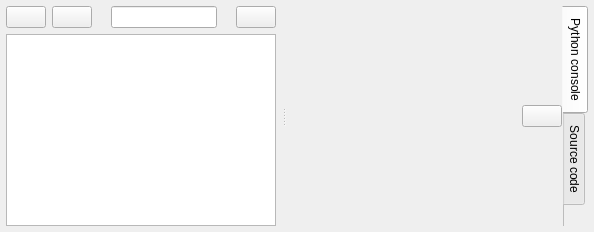
      <widget class="QWidget" name="main_console_tab">
       <attribute name="icon">
        <iconset resource="icons.qrc">
         <normaloff>:/Icons/icons/console.svg</normaloff>:/Icons/icons/console.svg</iconset>
       </attribute>
       <attribute name="title">
        <string>Scripting</string>
       </attribute>
       <layout class="QVBoxLayout" name="verticalLayout_22">
        <property name="leftMargin">
         <number>0</number>
        </property>
        <property name="topMargin">
         <number>0</number>
        </property>
        <property name="rightMargin">
         <number>0</number>
        </property>
        <property name="bottomMargin">
         <number>0</number>
        </property>
        <item>
         <widget class="QFrame" name="frame_10">
          <property name="frameShape">
           <enum>QFrame::Shape::NoFrame</enum>
          </property>
          <property name="frameShadow">
           <enum>QFrame::Shadow::Raised</enum>
          </property>
          <layout class="QVBoxLayout" name="verticalLayout_34">
           <property name="leftMargin">
            <number>0</number>
           </property>
           <property name="topMargin">
            <number>0</number>
           </property>
           <property name="rightMargin">
            <number>0</number>
           </property>
           <property name="bottomMargin">
            <number>0</number>
           </property>
           <item>
            <widget class="QSplitter" name="splitter_4">
             <property name="orientation">
              <enum>Qt::Orientation::Horizontal</enum>
             </property>
             <widget class="QFrame" name="frame_11">
              <property name="frameShape">
               <enum>QFrame::Shape::NoFrame</enum>
              </property>
              <property name="frameShadow">
               <enum>QFrame::Shadow::Raised</enum>
              </property>
              <layout class="QVBoxLayout" name="verticalLayout_35">
               <property name="leftMargin">
                <number>6</number>
               </property>
               <property name="topMargin">
                <number>6</number>
               </property>
               <property name="rightMargin">
                <number>6</number>
               </property>
               <property name="bottomMargin">
                <number>6</number>
               </property>
               <item>
                <widget class="QFrame" name="frame_55">
                 <property name="frameShape">
                  <enum>QFrame::Shape::NoFrame</enum>
                 </property>
                 <property name="frameShadow">
                  <enum>QFrame::Shadow::Raised</enum>
                 </property>
                 <layout class="QHBoxLayout" name="horizontalLayout_3">
                  <property name="leftMargin">
                   <number>0</number>
                  </property>
                  <property name="topMargin">
                   <number>0</number>
                  </property>
                  <property name="rightMargin">
                   <number>0</number>
                  </property>
                  <property name="bottomMargin">
                   <number>0</number>
                  </property>
                  <item>
                   <widget class="QPushButton" name="clearSourceCodeButton">
                    <property name="toolTip">
                     <string>New script, will delete the existing code.</string>
                    </property>
                    <property name="text">
                     <string/>
                    </property>
                    <property name="icon">
                     <iconset resource="icons.qrc">
                      <normaloff>:/Icons/icons/new2c.svg</normaloff>:/Icons/icons/new2c.svg</iconset>
                    </property>
                   </widget>
                  </item>
                  <item>
                   <widget class="QPushButton" name="saveSourceCodeButton">
                    <property name="toolTip">
                     <string>Save the current source code</string>
                    </property>
                    <property name="text">
                     <string/>
                    </property>
                    <property name="icon">
                     <iconset resource="icons.qrc">
                      <normaloff>:/Icons/icons/save.svg</normaloff>:/Icons/icons/save.svg</iconset>
                    </property>
                   </widget>
                  </item>
                  <item>
                   <widget class="QLabel" name="label_91">
                    <property name="text">
                     <string/>
                    </property>
                   </widget>
                  </item>
                  <item>
                   <widget class="QLineEdit" name="sourceCodeNameLineEdit">
                    <property name="toolTip">
                     <string>Name of the source code file</string>
                    </property>
                   </widget>
                  </item>
                  <item>
                   <widget class="QLabel" name="label_98">
                    <property name="text">
                     <string/>
                    </property>
                   </widget>
                  </item>
                  <item>
                   <widget class="QPushButton" name="runSourceCodeButton">
                    <property name="toolTip">
                     <string>Run the source code in the console</string>
                    </property>
                    <property name="text">
                     <string/>
                    </property>
                    <property name="icon">
                     <iconset resource="icons.qrc">
                      <normaloff>:/Icons/icons/next.svg</normaloff>:/Icons/icons/next.svg</iconset>
                    </property>
                   </widget>
                  </item>
                 </layout>
                </widget>
               </item>
               <item>
                <widget class="QPlainTextEdit" name="sourceCodeTextEdit">
                 <property name="frameShape">
                  <enum>QFrame::Shape::StyledPanel</enum>
                 </property>
                </widget>
               </item>
              </layout>
             </widget>
             <widget class="QSplitter" name="console_splitter">
              <property name="orientation">
               <enum>Qt::Orientation::Vertical</enum>
              </property>
              <widget class="QFrame" name="frame_53">
               <property name="frameShape">
                <enum>QFrame::Shape::NoFrame</enum>
               </property>
               <property name="frameShadow">
                <enum>QFrame::Shadow::Raised</enum>
               </property>
               <layout class="QVBoxLayout" name="verticalLayout_32">
                <property name="leftMargin">
                 <number>6</number>
                </property>
                <property name="topMargin">
                 <number>6</number>
                </property>
                <property name="rightMargin">
                 <number>6</number>
                </property>
                <property name="bottomMargin">
                 <number>6</number>
                </property>
                <item>
                 <widget class="QTabWidget" name="tabWidget_2">
                  <property name="tabPosition">
                   <enum>QTabWidget::TabPosition::East</enum>
                  </property>
                  <property name="currentIndex">
                   <number>0</number>
                  </property>
                  <property name="documentMode">
                   <bool>true</bool>
                  </property>
                  <property name="tabsClosable">
                   <bool>false</bool>
                  </property>
                  <property name="movable">
                   <bool>true</bool>
                  </property>
                  <widget class="QWidget" name="pythonConsoleTab">
                   <attribute name="icon">
                    <iconset resource="icons.qrc">
                     <normaloff>:/Icons/icons/console.svg</normaloff>:/Icons/icons/console.svg</iconset>
                   </attribute>
                   <attribute name="title">
                    <string>Python console</string>
                   </attribute>
                   <layout class="QVBoxLayout" name="verticalLayout_33">
                    <property name="leftMargin">
                     <number>0</number>
                    </property>
                    <property name="topMargin">
                     <number>0</number>
                    </property>
                    <property name="rightMargin">
                     <number>0</number>
                    </property>
                    <property name="bottomMargin">
                     <number>0</number>
                    </property>
                    <item>
                     <widget class="QFrame" name="consoleFrame">
                      <property name="frameShape">
                       <enum>QFrame::Shape::NoFrame</enum>
                      </property>
                      <property name="frameShadow">
                       <enum>QFrame::Shadow::Plain</enum>
                      </property>
                      <layout class="QVBoxLayout" name="verticalLayout_16">
                       <property name="leftMargin">
                        <number>0</number>
                       </property>
                       <property name="topMargin">
                        <number>0</number>
                       </property>
                       <property name="rightMargin">
                        <number>0</number>
                       </property>
                       <property name="bottomMargin">
                        <number>0</number>
                       </property>
                       <item>
                        <widget class="QFrame" name="frame_57">
                         <property name="frameShape">
                          <enum>QFrame::Shape::NoFrame</enum>
                         </property>
                         <property name="frameShadow">
                          <enum>QFrame::Shadow::Raised</enum>
                         </property>
                         <layout class="QHBoxLayout" name="horizontalLayout_11">
                          <property name="leftMargin">
                           <number>0</number>
                          </property>
                          <property name="topMargin">
                           <number>0</number>
                          </property>
                          <property name="rightMargin">
                           <number>0</number>
                          </property>
                          <property name="bottomMargin">
                           <number>0</number>
                          </property>
                          <item>
                           <spacer name="horizontalSpacer_11">
                            <property name="orientation">
                             <enum>Qt::Orientation::Horizontal</enum>
                            </property>
                            <property name="sizeHint" stdset="0">
                             <size>
                              <width>40</width>
                              <height>20</height>
                             </size>
                            </property>
                           </spacer>
                          </item>
                          <item>
                           <widget class="QPushButton" name="clearConsoleButton">
                            <property name="toolTip">
                             <string>Clear the console</string>
                            </property>
                            <property name="text">
                             <string/>
                            </property>
                            <property name="icon">
                             <iconset resource="icons.qrc">
                              <normaloff>:/Icons/icons/clear_runs.svg</normaloff>:/Icons/icons/clear_runs.svg</iconset>
                            </property>
                           </widget>
                          </item>
                         </layout>
                        </widget>
                       </item>
                       <item>
                        <layout class="QVBoxLayout" name="consoleLayout"/>
                       </item>
                      </layout>
                     </widget>
                    </item>
                   </layout>
                  </widget>
                  <widget class="QWidget" name="sourceCodeTab">
                   <attribute name="icon">
                    <iconset resource="icons.qrc">
                     <normaloff>:/Icons/icons/data.svg</normaloff>:/Icons/icons/data.svg</iconset>
                   </attribute>
                   <attribute name="title">
                    <string>Source code</string>
                   </attribute>
                   <layout class="QVBoxLayout" name="verticalLayout_39">
                    <property name="leftMargin">
                     <number>6</number>
                    </property>
                    <property name="topMargin">
                     <number>0</number>
                    </property>
                    <property name="rightMargin">
                     <number>6</number>
                    </property>
                    <property name="bottomMargin">
                     <number>0</number>
                    </property>
                    <item>
                     <widget class="QTreeView" name="sourceCodeTreeView">
                      <property name="frameShape">
                       <enum>QFrame::Shape::StyledPanel</enum>
                      </property>
                     </widget>
                    </item>
                   </layout>
                  </widget>
                 </widget>
                </item>
               </layout>
              </widget>
             </widget>
            </widget>
           </item>
          </layout>
         </widget>
        </item>
       </layout>
      </widget>
